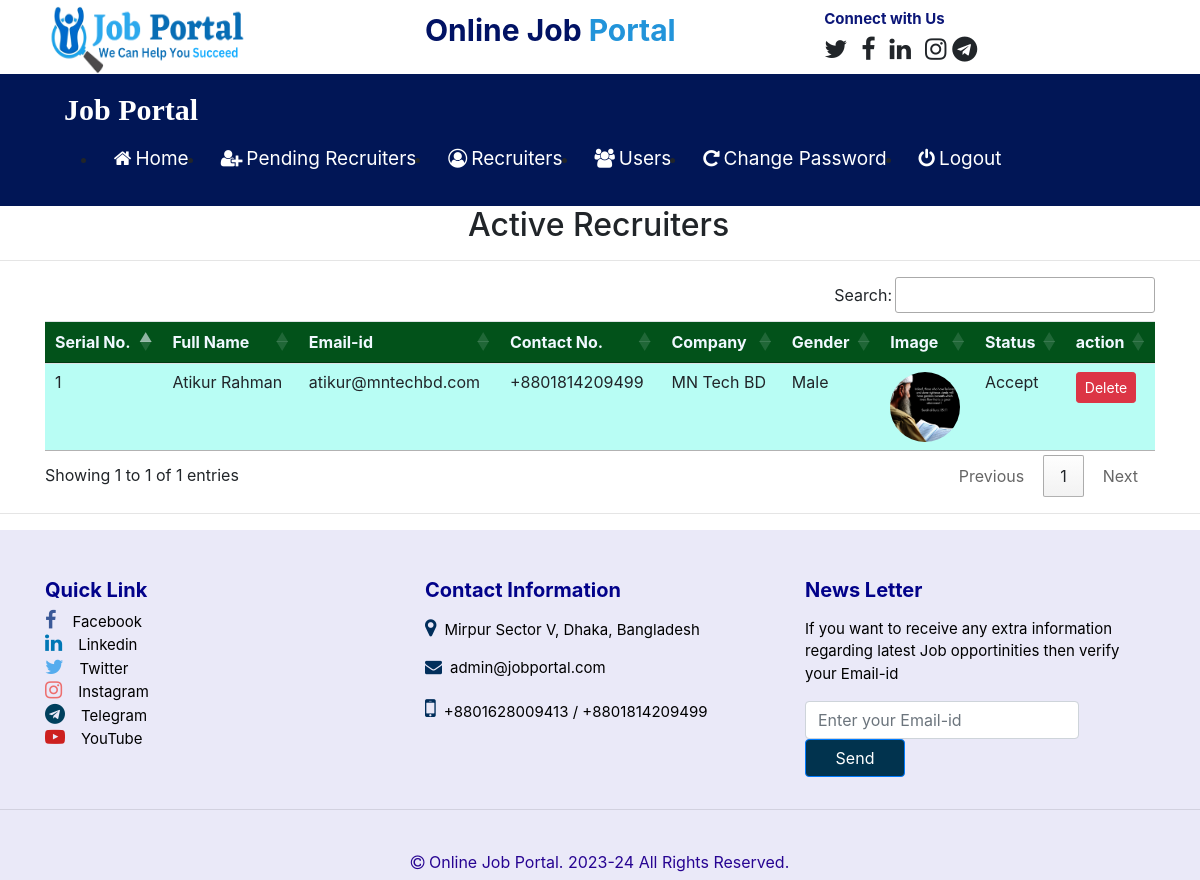
The app's page /recruiter_accepted (signed in) with its own data.
### job/models.py (models this page shows, shortened)
class Recruiter(models.Model):
    user = models.ForeignKey(User, on_delete=models.CASCADE)
    mobile = models.CharField(max_length=15,null=True)
    image = models.FileField(null=True)
    gender = models.CharField(max_length=10,null=True)
    company = models.CharField(max_length=100,null=True)
    type = models.CharField(max_length=15,null=True)
    status = models.CharField(max_length=15,null=True)

### job/views.py (the view)
# urls.py: path('recruiter_accepted', recruiter_accepted, name="recruiter_accepted"),
def recruiter_accepted(request):
    if not request.user.is_authenticated:
        return redirect('admin_login')
    data = Recruiter.objects.filter(status="Accept")
    d = {'data' : data}
    return render(request,'recruiter_accepted.html',d)

### job/templates/recruiter_accepted.html
{% load static %}
{% block body %}
{% include 'admin_navigation.html' %}
<h2 style="padding-left: 39%;">Active Recruiters</h2>
<hr>
<div class="container">
<table class="table table-hover" id="example">
    <thead>
        <tr style="background-color: rgb(2, 82, 26); color:aliceblue">
            <th>Serial No.</th>
            <th>Full Name</th>
            <th>Email-id</th>
            <th>Contact No.</th>
            <th>Company</th>
            <th>Gender</th>
            <th>Image</th>
            <th>Status</th>
            <th>action</th>
        </tr>
    </thead>
    <tbody>
        {% for i in data %}
        <tr style="background-color: rgb(184, 253, 244);">
            <td>{{forloop.counter}}</td>
            <td>{{i.user.first_name}} {{i.user.last_name}}</td>
            <td>{{i.user.username}}</td>
            <td>{{i.mobile}}</td>
            <td>{{i.company}}</td>
            <td>{{i.gender}}</td>
            <td><img src = "{{i.image.url}}" style="width: 70px; height: 70px; border-radius:50%"></td>
            <td>{{i.status}}</td>
            <td><a href="{% url 'delete_recruiter' i.user.id %}" class="btn btn-danger btn-sm" onclick="return confirm('Are You Sure?')">Delete</a>
            </td>
        </tr>
        {% endfor%}
    </tbody>
</table>
</div>
{% include 'footer.html' %}
{% endblock %}

### records on screen
Recruiter: user.first_name "Atikur", user.last_name "Rahman", user.username "atikur@mntechbd.com", mobile "+8801814209499", company "MN Tech BD", gender "Male", image (picture), status "Accept"
